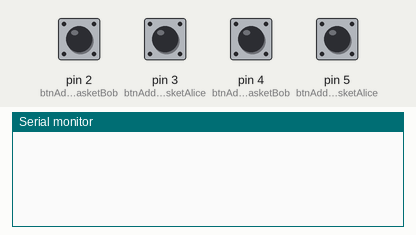
This sketch was run on a simulated Arduino Uno, built with avr-gcc and run on an emulated ATmega328P. Shown: the last lines printed to the serial monitor. The test bench sets the inputs (shaded band); at power-on: pin 2 (btnAddBigBasketBob), pin 3 (btnAddBigBasketAlice), pin 4 (btnAddLittleBasketBob), pin 5 (btnAddLittleBasketAlice) HIGH.

Above: at 1.2 s.
1.3 s: pin 2 (btnAddBigBasketBob) pulled LOW for 0.15 s
At 1.8 s:
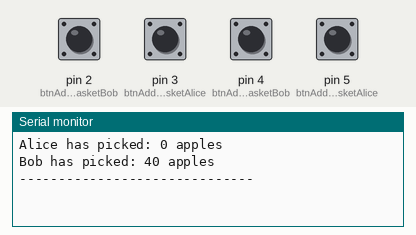
2.9 s: pin 3 (btnAddBigBasketAlice) pulled LOW for 0.15 s
At 4.2 s:
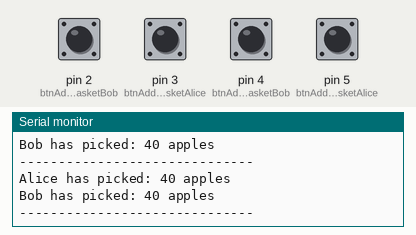
4.5 s: pin 4 (btnAddLittleBasketBob) pulled LOW for 0.15 s
At 5.4 s:
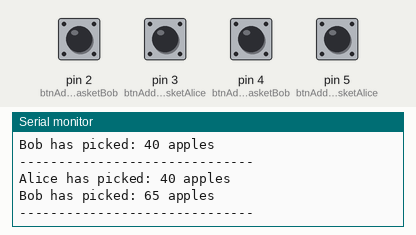
6.1 s: pin 5 (btnAddLittleBasketAlice) pulled LOW for 0.15 s
At 6.7 s:
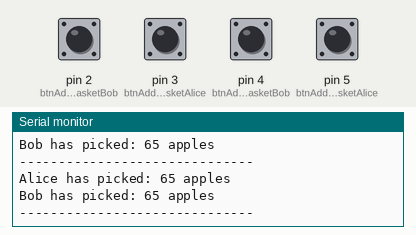
7.7 s: pin 2 (btnAddBigBasketBob) pulled LOW for 1 s
At 9.1 s:
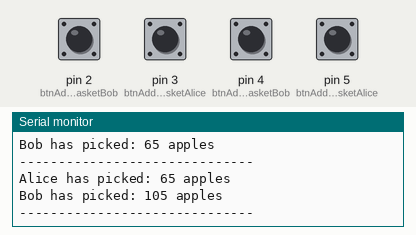
10.2 s: pin 3 (btnAddBigBasketAlice) pulled LOW for 1 s
At 11.1 s:
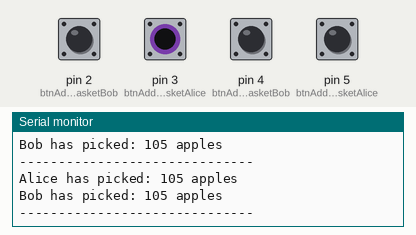
Timing chart, 0 to 13.2 s (numbered marks = the images above; inputs shaded):
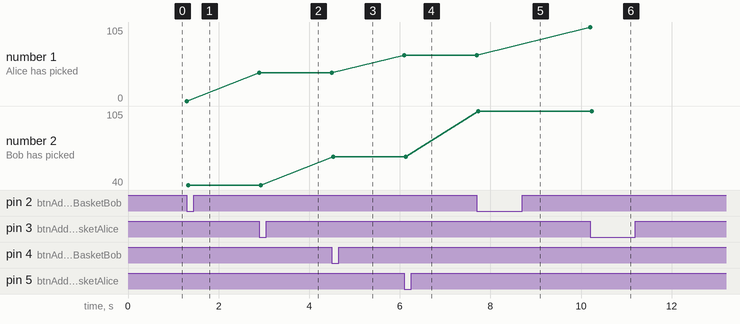

Measured:
- after the input at 1.3 s, the serial monitor: prints a new line at once (image 1)
- after the input at 2.9 s, the serial monitor: prints a new line at once (image 2)
- after the input at 4.5 s, the serial monitor: prints a new line at once (image 3)
- after the input at 6.1 s, the serial monitor: prints a new line at once (image 4)
- after the input at 7.7 s, the serial monitor: prints a new line at once (image 5)
- after the input at 10.2 s, the serial monitor: prints a new line at once (image 6)
- plotted number 2: 40 → 65 after the input at 4.5 s, 65 → 105 after the input at 7.7 s

The sketch:

fruitpickerUpdate.ino
```cpp
/*
  Example sketch FruitPickers2.ino version 7.01.
  From Kjell & Company's book "Hur funkar Arduino?" version 7.01.
  From Kjell & Company's book "Hvordan virker Arduino?" version 7.01.
  This code is in the public domain.
*/


#include <Button.h>

// Create a button object for each GPIO pin in use
Button btnAddLittleBasketAlice(5);
Button btnAddLittleBasketBob(4);
Button btnAddBigBasketAlice(3);
Button btnAddBigBasketBob(2);


// Declare global variables for total number of apples.
unsigned int fruitsAlice;
unsigned int fruitsBob;

// Declare global constants for number of apples in baskets.
const int littleBasketSize = 25;
const int bigBasketSize = 40;


// Declare global fruit String
String fruit = " apples";

void setup() {

    // Start buttons
  btnAddLittleBasketAlice.begin();
  btnAddLittleBasketBob.begin();
  btnAddBigBasketAlice.begin();
  btnAddBigBasketBob.begin();

  // Open serial connection at 9600 Bd.
  Serial.begin(9600);
}

void loop() {

   // Add little basket to Alice
  if(btnAddLittleBasketAlice.pressed()) {

    updateStatus(littleBasketSize, 0);

  }

  // Add little basket to Bob
  if(btnAddLittleBasketBob.pressed()) {

   // 0 till Alice, en liten korg till bob.
    updateStatus(0, littleBasketSize);

  }

  // Add big basket to Alice
  if(btnAddBigBasketAlice.pressed()) {
     updateStatus(bigBasketSize, 0);

  }

  // Add big basket to Bob
  if(btnAddBigBasketBob.pressed()) {
    updateStatus(0, bigBasketSize);  // 0 till Alice, en stor korg till bob.

  }
}

void updateStatus(int addAlice, int addBob)
{

    fruitsAlice = fruitsAlice + addAlice;
    fruitsBob = fruitsBob + addBob;

    Serial.print("Alice has picked: ");
    Serial.print(fruitsAlice);
    Serial.println(fruit);
    Serial.print("Bob has picked: ");
    Serial.print(fruitsBob);
    Serial.println(fruit);
    Serial.println("------------------------------");

}
```
